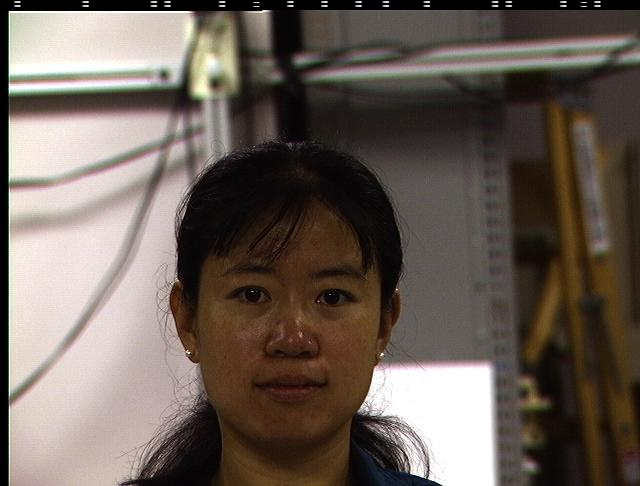
#> input picture SimpleCV/SimpleCV/sampleimages/04000.jpg, 640 x 486 px, given in place of the camera
$ python backgroundSubtractor.py   (older library calls are emulated)
#> lines starting #> are read from the running program, lines starting #| are printed output that depends on the picture; after the words box and inside, x2 and y2 are one past the last pixel; in counts of white or black regions, pixels touching at a corner belong together
import numpy as np
import cv2

history = 10
thresh = 8000

cap = cv2.VideoCapture(0)
kernel = np.ones((2,2), np.uint8)
fgbg = cv2.createBackgroundSubtractorKNN(history, thresh, True)
fgbg.setShadowValue(0)
blobDetectorParams = cv2.SimpleBlobDetector_Params()
detector = cv2.SimpleBlobDetector_create(blobDetectorParams)


ret, current_frame = cap.read()
#> current_frame is the input picture: shape (486, 640, 3); mean B, G, R 87.3, 95.5, 107.1
previous_frame = current_frame

while(1):
    current_frame_gray = cv2.cvtColor(current_frame, cv2.COLOR_BGR2GRAY)
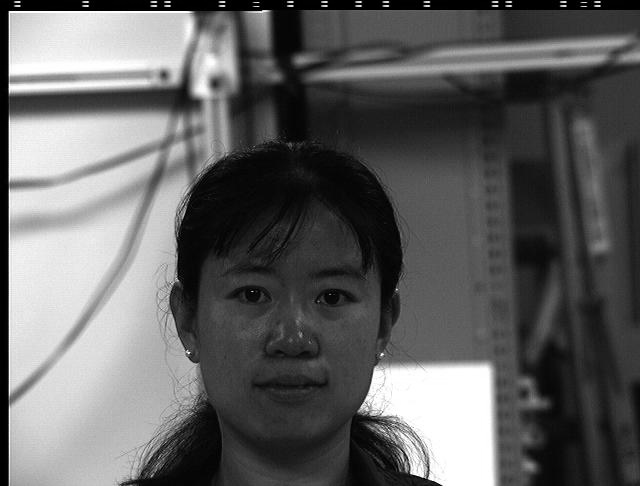
#> current_frame_gray: shape (486, 640); min 0, max 255, mean 98
    previous_frame_gray = cv2.cvtColor(previous_frame, cv2.COLOR_BGR2GRAY)

    fgmask = fgbg.apply(current_frame)
#> fgmask: shape (486, 640); every value is 255
    cv2.imshow('fgmask',fgmask)
    fgmask = cv2.morphologyEx(fgmask, cv2.MORPH_OPEN, kernel, iterations=4)
    fgmask = cv2.morphologyEx(fgmask, cv2.MORPH_DILATE, kernel, iterations=4)
    fgmask, contours, hierarchy = cv2.findContours(fgmask, cv2.RETR_TREE, cv2.CHAIN_APPROX_SIMPLE)
#> contours = [[[0, 0], [0, 485], [639, 485], [639, 0]]]
    cv2.imshow('regular',current_frame)
    cv2.drawContours(fgmask, contours, 0, (0, 255,0), 3)
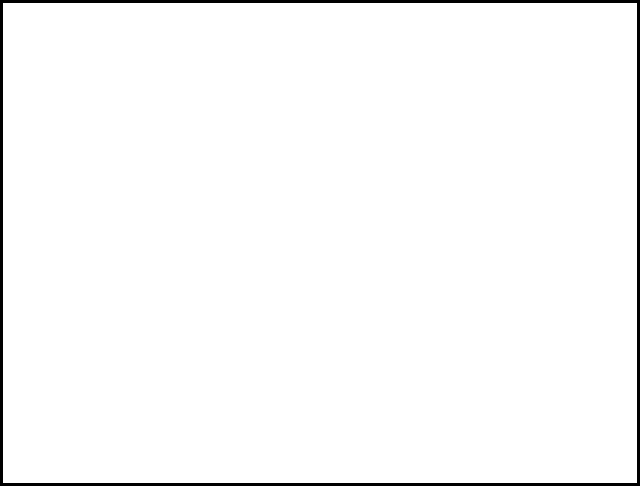
#> fgmask: shape (486, 640); 97.8% white; 1 black region, box (x1, y1, x2, y2) and area: (0, 0, 640, 486) 6720
    cv2.imshow('contours', fgmask)

    # [4 lines of commented-out code are left out]


    k = cv2.waitKey(30) & 0xff
#> (key Esc is pressed here)
    if k == 27:
        break

    previous_frame = current_frame.copy()
    ret, current_frame = cap.read()
cap.release()
cv2.destroyAllWindows()

$ run again, on SimpleCV/SimpleCV/sampleimages/040000.jpg
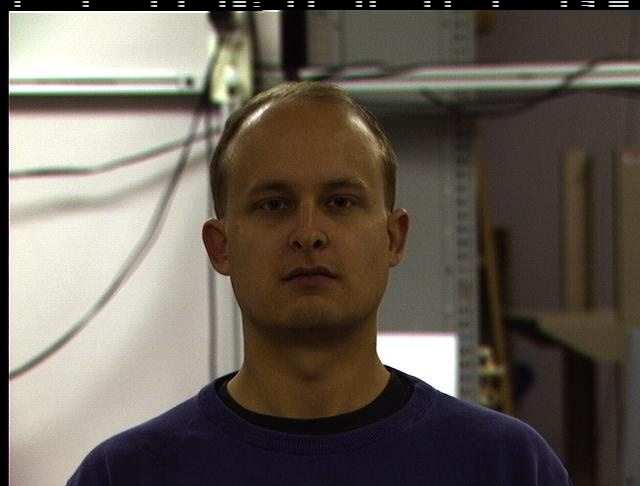
#> input picture SimpleCV/SimpleCV/sampleimages/040000.jpg, 640 x 486 px, given in place of the camera
#> current_frame is the input picture: shape (486, 640, 3); mean B, G, R 87.1, 96.6, 104.3
#> `current_frame_gray = cv2.cvtColor(current_frame, cv2.COLOR_BGR2GRAY)`:
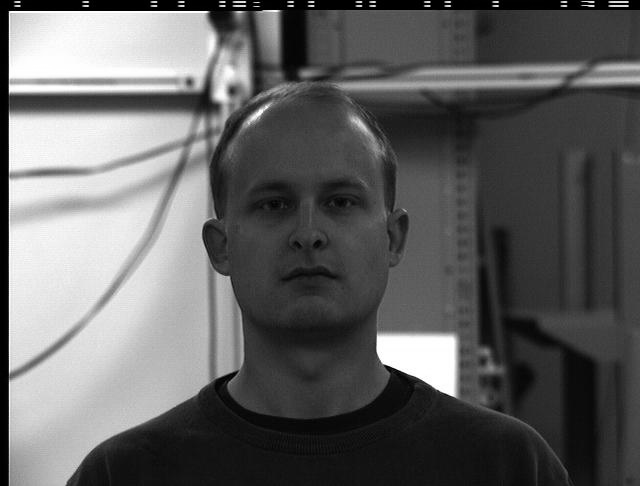
#> current_frame_gray: shape (486, 640); min 0, max 255, mean 97.8
#> contours = [[[0, 0], [0, 485], [639, 485], [639, 0]]]

$ run again, on SimpleCV/SimpleCV/sampleimages/040001.jpg
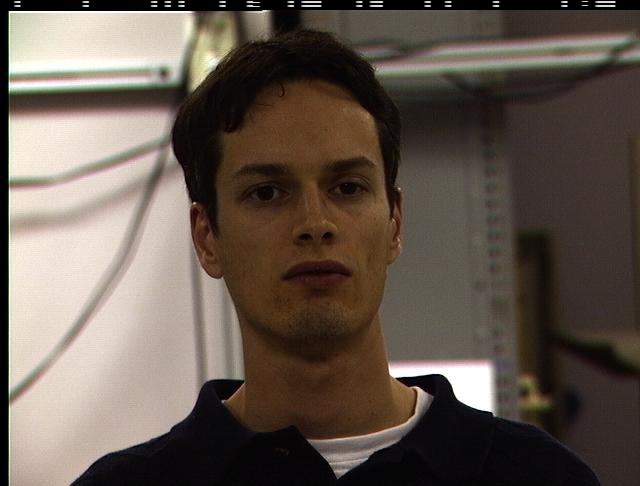
#> input picture SimpleCV/SimpleCV/sampleimages/040001.jpg, 640 x 486 px, given in place of the camera
#> current_frame is the input picture: shape (486, 640, 3); mean B, G, R 78.4, 88, 100.1
#> `current_frame_gray = cv2.cvtColor(current_frame, cv2.COLOR_BGR2GRAY)`:
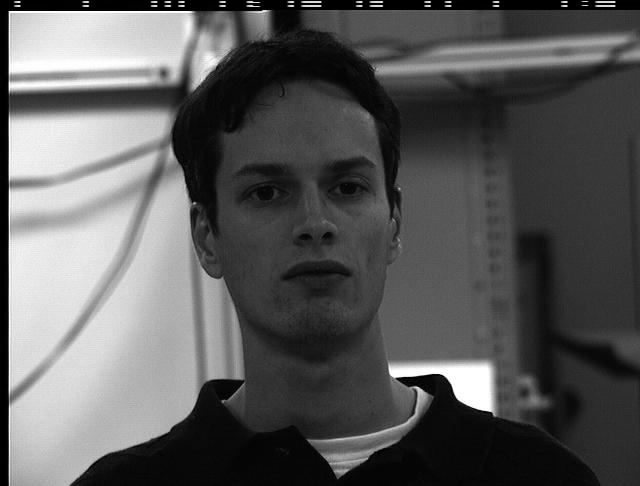
#> current_frame_gray: shape (486, 640); min 0, max 255, mean 90.6
#> contours = [[[0, 0], [0, 485], [639, 485], [639, 0]]]

$ run again, on SimpleCV/SimpleCV/sampleimages/040003.jpg
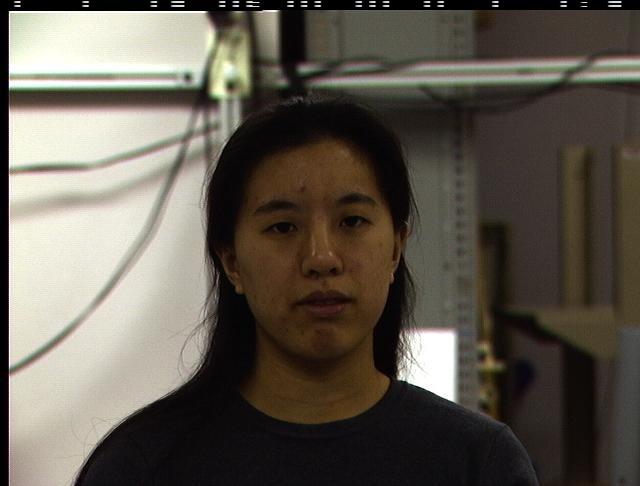
#> input picture SimpleCV/SimpleCV/sampleimages/040003.jpg, 640 x 486 px, given in place of the camera
#> current_frame is the input picture: shape (486, 640, 3); mean B, G, R 79.8, 89.9, 96.3
#> `current_frame_gray = cv2.cvtColor(current_frame, cv2.COLOR_BGR2GRAY)`:
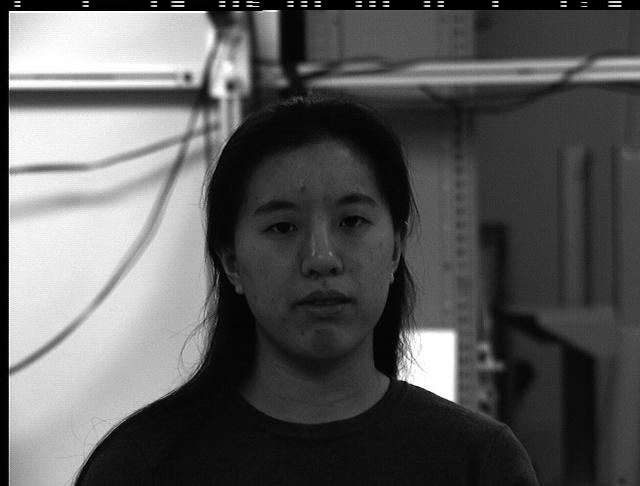
#> current_frame_gray: shape (486, 640); min 0, max 255, mean 90.7
#> contours = [[[0, 0], [0, 485], [639, 485], [639, 0]]]
